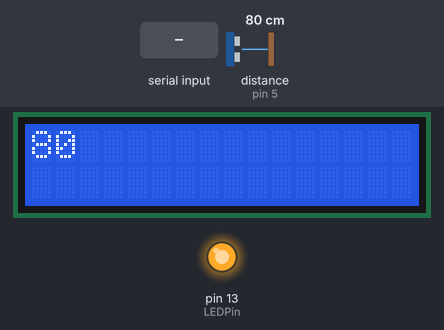
A sketch run on a simulated Arduino Uno, built with avr-gcc and run on an emulated ATmega328P. On the bench: 16×2 character LCD, output pins drawn as LEDs (lit = HIGH). Wiring (inferred from the names in the program): ultrasonic range finder: trigger pin 6; echo pin 5. The inputs (shaded band) are chosen by the test bench; at power-on: distance to the obstacle (sensor on pin 5) 80 cm. The echo pulse lasts 58.3 µs per cm; pins used as bus, display or sensor lines are not drawn; what the sketch prints to the serial monitor is not drawn.

Above: at 1.2 s.
1.3 s: "1" received over Serial
At 2.1 s:
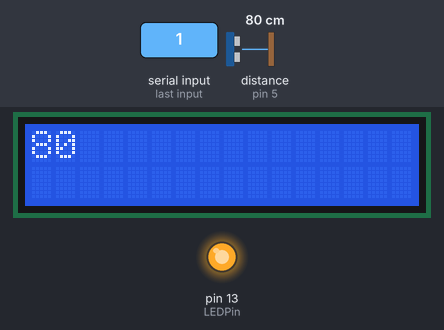
4.3 s: distance to the obstacle (sensor on pin 5) set to 4 cm
At 4.7 s:
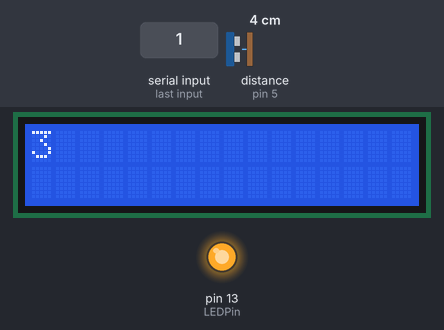
5.8 s: distance to the obstacle (sensor on pin 5) set to 2 cm
At 6.9 s:
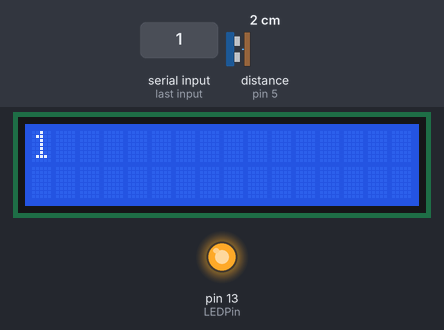
8.8 s: "0" received over Serial
At 9.6 s:
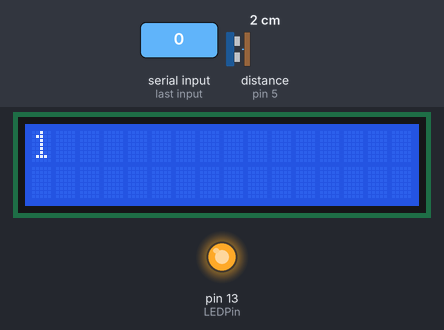
10.5 s: distance to the obstacle (sensor on pin 5) set to 9 cm
At 11.7 s:
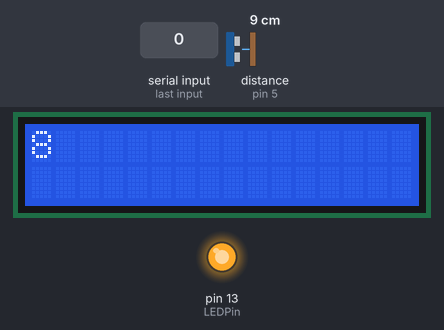
13.5 s: "2" received over Serial
At 14.8 s:
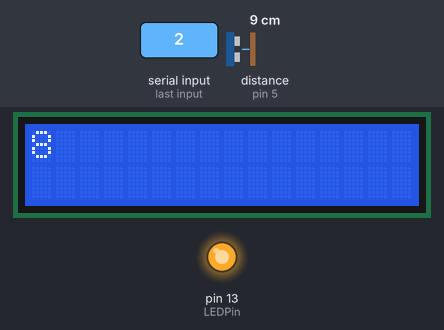
Timing chart, 0 to 16.3 s (numbered marks = the images above; inputs shaded):
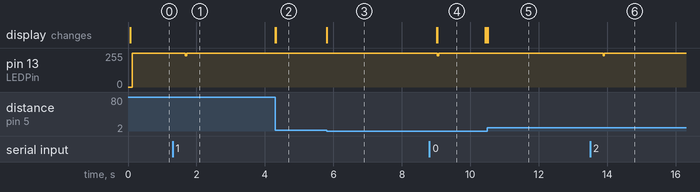

Measured:
- after the input at 1.3 s, pin 13 (LEDPin): 254/255 → 235/255 after 0.38 s, → 254/255 0.04 s later
- after the input at 4.3 s, the display: changes at once (image 2)
- after the input at 5.8 s, the display: changes at once (image 3)
- after the input at 8.8 s, pin 13 (LEDPin): 254/255 → 253/255 after 0.24 s; the display: first changes after 0.22 s (image 4 shows a later state)
- after the input at 10.5 s, the display: changes at once (image 5)
- after the input at 13.5 s, pin 13 (LEDPin): 253/255 → 254/255 after 0.38 s
- what the display in image 4 shows lasts 1.4 s, from 9.0 s to 10.4 s

The sketch:

us_sensor2.ino
```cpp
#include <LiquidCrystal.h>

#define echoPin 5 // Echo Pin
#define trigPin 6 // Trigger Pin
#define LEDPin 13 // Onboard LED

#define SAMPLES_MAX_READ 100

typedef struct sample_info
{
  char sensor_id;
  byte values[SAMPLES_MAX_READ];
}
sample_info;

int minimumRange = 1; // Minimum range needed
int maximumRange = 200; // Maximum range needed

int index;

int pc_ready;

long distance;

sample_info sensorA;

LiquidCrystal lcd(12, 11, 10, 9, 8, 7);

void setup() {
  Serial.begin (115200);

  pinMode(trigPin, OUTPUT);
  pinMode(echoPin, INPUT);
  pinMode(LEDPin, OUTPUT); // Use LED indicator (if required)

  lcd.begin(16, 2);

  index = 0;

  pc_ready = 0;

  sensorA.sensor_id = 'A';
}

void loop()
{
  if (Serial.available())
  {
    pc_ready = Serial.read();
  }
  /* The following trigPin/echoPin cycle is used to determine the
   		distance of the nearest object by bouncing soundwaves off of it. */
  digitalWrite(trigPin, LOW);
  digitalWrite(LEDPin, HIGH);

  digitalWrite(trigPin, HIGH);
  delayMicroseconds(10);

  digitalWrite(trigPin, LOW);

  //Calculate the distance (in cm) based on the speed of sound.
  distance = pulseIn(echoPin, HIGH) / 58L;

  lcd.setCursor(0, 0);
  lcd.clear();
  lcd.print(distance);

  if (distance >= minimumRange && distance <= maximumRange)
  {
    sensorA.values[index++] = (byte) distance;

    digitalWrite(LEDPin, LOW);

    /* Send the distance to the computer using Serial protocol, and
     			turn LED OFF to indicate successful reading. */
    if (index == SAMPLES_MAX_READ)
    {
      if (pc_ready)
      {
        Serial.write((const byte *) &sensorA, sizeof(sample_info));

        pc_ready = 0;
      }
      index = 0;
    }
  }

  //Delay 10ms before next reading.
  //delay(10);
}
```
